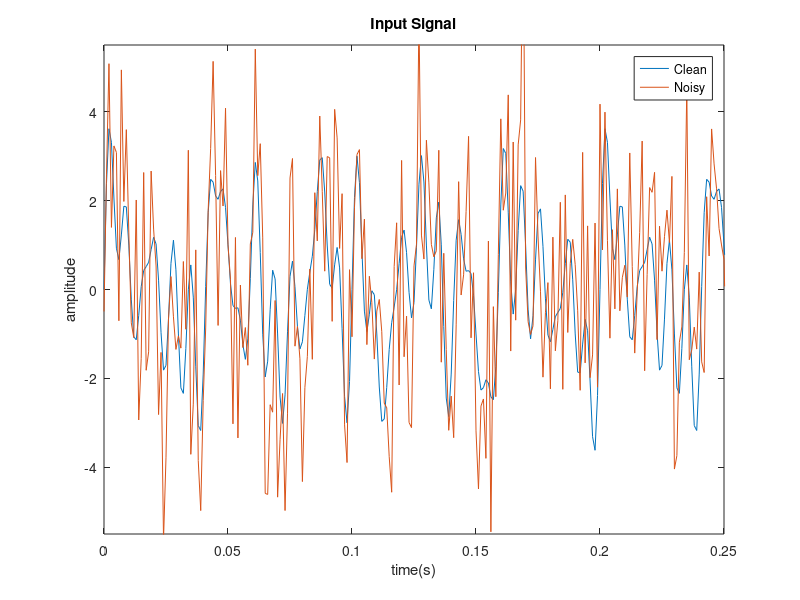
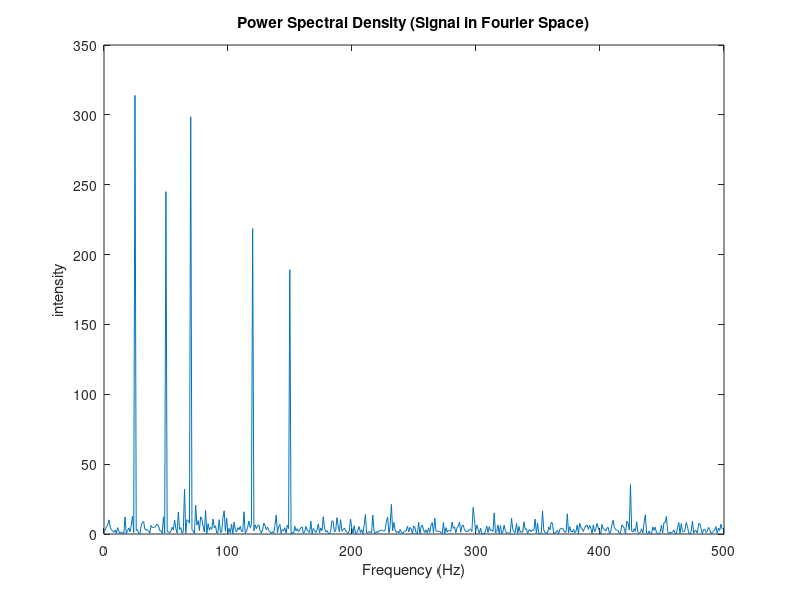
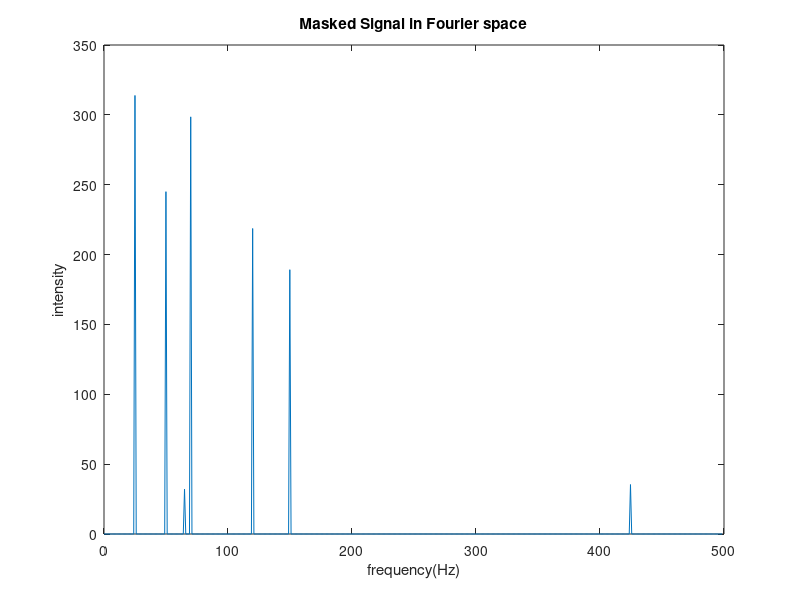
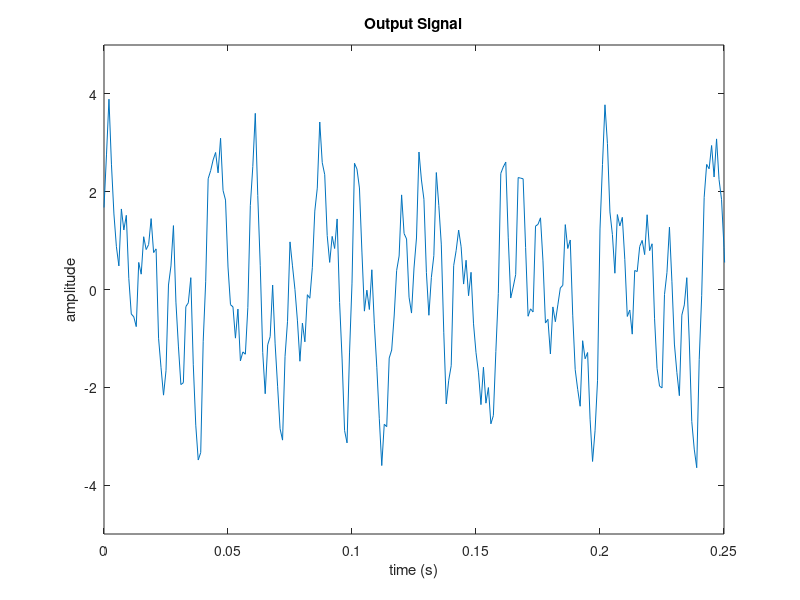

Write the MATLAB code that produced these figures, in order.

dt=0.001;
%time-vector
t= 0:dt:1;

% create a signal with 5 frequencies
x =  sin(2*pi*25*t)+ sin(2*pi*50*t)+sin(2*pi*70*t)+sin(2*pi*120*t)+sin(2*pi*150*t);

figure(1)
plot(t,x)
title('Input Signal')
hold on

%Add noise to signal
% The Gaussian random noise with variance of two   adds  noise to the signal.
y= x + 2*randn(size(x));
plot(t,y)
axis([0 .25 -5.5 5.5])
xlabel('time(s)')
ylabel ('amplitude')
legend('Clean','Noisy');

%compute the Fast Fourier Transform (FFT)

figure(2)

N= length(t); % length of data points 

Y=fft(y,N); %computes Fast Fourier Transform (FFT)
PSD= Y.*conj(Y)/N; %Power spectrum density (PSD)  shows how much power is present in each frequency (Magnitude of the Fourier coefficient)

freq=1/(dt*N)*(0:N)
L= 1:floor (N/2);

plot(freq(L),PSD(L))
xlabel('Frequency (Hz)')
ylabel('intensity')
title('Power Spectral Density (Signal in Fourier Space)')

% use PSD(powerspectral density) to filter out noise
figure (3)
indices=PSD>24; %find all indices with  large power
PSD=PSD.*indices; % zero out all other

plot(freq(L),PSD(L))
xlabel('frequency(Hz)')
ylabel('intensity')
title('Masked Signal in Fourier space')

figure (4)
Y=indices.*Y;
yfilt=ifft(Y); %inverse FFT

plot(t,yfilt)
axis([0 .25 -5 5])
xlabel('time (s)')
ylabel('amplitude')
title('Output Signal')


